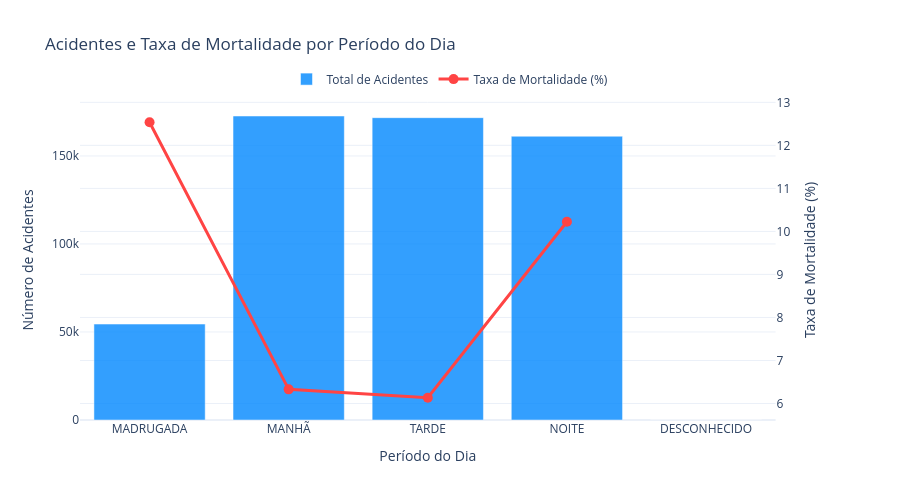

The notebook cell this image was saved under:
### Code cell
# Análise por período do dia
dados_periodos = df.groupby('PERIODO_DIA').agg({
    'PERIODO_DIA': 'count',
    'mortos': 'sum',
    'TOTAL_FERIDOS': 'sum'
}).rename(columns={'PERIODO_DIA': 'total_acidentes'}).reset_index()

# Calcular taxa de mortalidade por período
dados_periodos['taxa_mortalidade'] = dados_periodos['mortos'] / dados_periodos['total_acidentes'] * 100

# Ordenar períodos em ordem cronológica
ordem_periodos = {'MADRUGADA': 0, 'MANHÃ': 1, 'TARDE': 2, 'NOITE': 3, 'DESCONHECIDO': 4}
dados_periodos['ordem'] = dados_periodos['PERIODO_DIA'].map(ordem_periodos)
dados_periodos = dados_periodos.sort_values('ordem')

# Criar gráfico
fig = make_subplots(specs=[[{"secondary_y": True}]])

# Adicionar barras para acidentes
fig.add_trace(
    go.Bar(
        x=dados_periodos['PERIODO_DIA'],
        y=dados_periodos['total_acidentes'],
        name="Total de Acidentes",
        marker_color="#0088FE",
        opacity=0.8
    ),
    secondary_y=False,
)

# Adicionar linha para taxa de mortalidade
fig.add_trace(
    go.Scatter(
        x=dados_periodos['PERIODO_DIA'],
        y=dados_periodos['taxa_mortalidade'],
        name="Taxa de Mortalidade (%)",
        line=dict(color="#FF4444", width=3),
        mode="lines+markers",
        marker=dict(size=10)
    ),
    secondary_y=True,
)

# Configurar eixos e título
fig.update_layout(
    title="Acidentes e Taxa de Mortalidade por Período do Dia",
    xaxis_title="Período do Dia",
    legend=dict(orientation="h", yanchor="bottom", y=1.02, xanchor="center", x=0.5),
    template="plotly_white",
    height=500
)

fig.update_yaxes(title_text="Número de Acidentes", secondary_y=False)
fig.update_yaxes(title_text="Taxa de Mortalidade (%)", secondary_y=True)

fig.show()

### Figure 1 — Plotly figure (JSON) as saved in the notebook; plotly's stock layout.template omitted (floating-point values rounded to 4 significant figures)
{"data": [{"marker": {"color": "#0088FE"}, "name": "Total de Acidentes", "opacity": 0.8, "type": "bar", "x": ["MADRUGADA", "MANHÃ", "TARDE", "NOITE", "DESCONHECIDO"], "xaxis": "x", "y": [54501, 172690, 171743, 161204, 0], "yaxis": "y"}, {"line": {"color": "#FF4444", "width": 3}, "marker": {"size": 10}, "mode": "lines+markers", "name": "Taxa de Mortalidade (%)", "type": "scatter", "x": ["MADRUGADA", "MANHÃ", "TARDE", "NOITE", "DESCONHECIDO"], "xaxis": "x", "y": [12.54, 6.329, 6.134, 10.22, NaN], "yaxis": "y2"}], "layout": {"height": 500, "legend": {"orientation": "h", "x": 0.5, "xanchor": "center", "y": 1.02, "yanchor": "bottom"}, "title": {"text": "Acidentes e Taxa de Mortalidade por Período do Dia"}, "xaxis": {"anchor": "y", "domain": [0, 0.94], "title": {"text": "Período do Dia"}}, "yaxis": {"anchor": "x", "domain": [0, 1], "title": {"text": "Número de Acidentes"}}, "yaxis2": {"anchor": "x", "overlaying": "y", "side": "right", "title": {"text": "Taxa de Mortalidade (%)"}}}}
